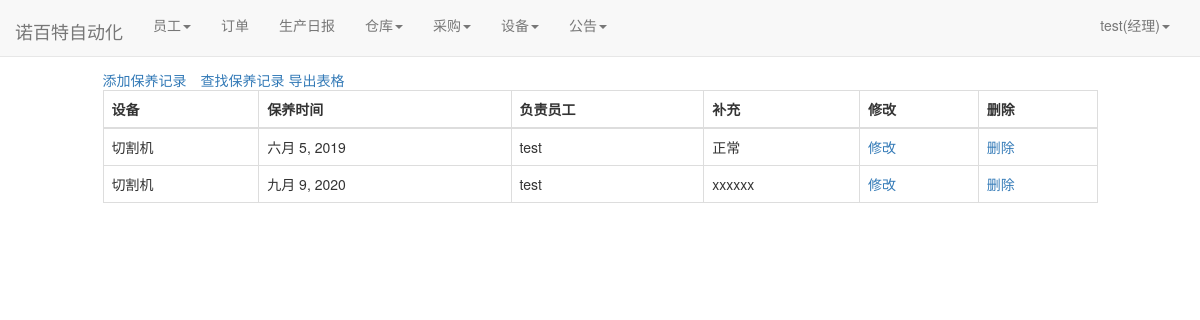
The page /facility/maintain_document/ (signed in) on the database its author committed.
### user/models.py (models this page shows)
class Profile(models.Model):
    user = models.OneToOneField(User, on_delete=models.CASCADE)
    staff_gender = models.CharField(max_length=10, choices=(('male', '男'), ('female', '女')), default='male',
                                    verbose_name='性别')
    staff_age = models.PositiveIntegerField(verbose_name="年龄")
    staff_home = models.CharField(max_length=100, verbose_name="籍贯")
    staff_nationality = models.CharField(max_length=20, verbose_name="民族")  # 民族
    staff_tel = models.BigIntegerField(verbose_name="电话")
    start_time = models.DateField(auto_now_add=True, verbose_name="入职时间")  # 入职时间
    id_card = models.CharField(max_length=20,verbose_name="身份证")  # 身份证号
    staff_type = models.CharField(max_length=100,verbose_name="职位", null=True)  # 职位
    salary_pre_hour = models.IntegerField(verbose_name="时薪")  # 时薪
    class Meta:
        ordering = ['-start_time']

### facility/models.py (models this page shows)
class Maintain(models.Model):#保养
    facility_id = models.ForeignKey(Facility, on_delete=models.CASCADE, verbose_name="设备")
    last_time = models.DateField(auto_now=True, verbose_name="保养时间")
    staff_name = models.ForeignKey(User, on_delete=models.DO_NOTHING, verbose_name="保养员")
    complmentary = models.TextField(verbose_name="补充")

class Facility(models.Model):#设备
    version = models.CharField(max_length=100, verbose_name="型号")
    facility_name = models.CharField(max_length=100, verbose_name="名称")
    price = models.BigIntegerField(verbose_name="价格")
    buyer = models.ForeignKey(User, on_delete=models.DO_NOTHING, verbose_name="购买人")
    buy_time = models.DateField(auto_now_add=True, verbose_name="购买时间")
    def __str__(self):
        return self.facility_name

### facility/views.py (the view)
# urls.py: path('maintain_document/', views.maintain_document, name='maintain_document'),
def maintain_document(request):
    facilities = Maintain.objects.all()
    context= {}
    context['facilities'] = facilities
    return render(request, 'maintain_document.html', context)

### user/models.py (called while the page is built)
def get_staff_type(self):
    if Profile.objects.filter(user=self).exists():
        profile = Profile.objects.get(user=self)
        return profile.staff_type
    else:
        return ''

### facility/templates/maintain_document.html (shortened to what this page needs)
{% extends 'base.html' %}
{% if user.is_authenticated %}
                        {% block nav_facility_active %}active{% endblock %}
{% endif %}
{% block content %}
    <div class="containter">
        <div class="row">
            <div class="col-xs-10 col-xs-offset-1">
                {% if user.is_authenticated %}
                <table class="table table-bordered table-hover">
                    <span style="margin-right: 1em"><a href="{% url 'maintain_append' %}">添加保养记录</a></span>
                    <span style="margin-right: 1em"><a href="{% url 'maintain_select' %}">查找保养记录</a>
                    <span style="margin-right: 1em"><a href="{% url 'maintain_download' %}">导出表格</a>
                  <thead>
                    <tr>
                      <th scope="col">设备</th>
                      <th scope="col">保养时间</th>
                      <th scope="col">负责员工</th>
                      <th scope="col">补充</th>
                         <th scope="col">修改</th>
                      <th scope="col">删除</th>
                    </tr>
                  </thead>
                  <tbody>
                  {%for facility in facilities%}
                    <tr>
                      <td>{{facility.facility_id}}</td>
                      <td>{{facility.last_time}}</td>
                      <td>{{facility.staff_name}}</td>
                      <td>{{facility.complmentary}}</td>
                         <td><a href="{% url 'maintain_modify' facility.pk %}">修改</a></li></td>
                      <td><a href="{% url 'maintain_delete' facility.pk %}">删除</a></li></td>
                    </tr>
                  {% endfor %}
                  </tbody>
                </table>
                {% else %}
                    <span>未登录，跳转到首页...</span>
                    <script type="text/javascript">
                        window.location.href = '/';
                    </script>
                {% endif %}
            </div>
        </div>
    </div>
{% endblock %}

### templates/base.html (shortened to what this page needs)
{% load static %}
<!doctype html>
<html lang="en">
<head>
    <link rel="stylesheet" href="{% static 'base.css' %}">
     <link rel="stylesheet" href="{% static 'home.css' %}">
    <link rel="stylesheet" href="{% static 'bootstrap-3.37/css/bootstrap.min.css' %}">
</head>
<body>
     <div class="navbar navbar-default navbar-fixed-top" role="navigation">
        <div class="container-fluid">
            <div class="navbar-header">
            </div>
        </div>
     </div>
    <nav class="navbar navbar-default navbar-fixed-top">
      <div class="container-fluid">
        <div class="navbar-header">
          <a class="navbar-brand" href="{% url 'home' %}">诺百特自动化</a>
        </div>
          {% if  user.is_authenticated %}
        <div class="collapse navbar-collapse" id="bs-example-navbar-collapse-1">
          <ul class="nav navbar-nav">
              {% if user.get_staff_type == '经理' %}
              <li class="{% block nav_staff_active %}{% endblock %}">
                    <li class="dropdown">
                      <a href="#" class="dropdown-toggle" data-toggle="dropdown" role="button" aria-haspopup="true" aria-expanded="false">员工<span class="caret"></span></a>
                    </li>
                  </li>
                  <li class="{% block nav_order_active %}{% endblock %}"><a href="{% url 'order_list' %}">订单</a></li>
                  <li class="{% block nav_producediary_active %}{% endblock %}"><a href="{% url 'product_diary' %}">生产日报</a></li>
                   <li class="{% block nav_warehousediary_active %}{% endblock %}">
                    <li class="dropdown">
                      <a href="#" class="dropdown-toggle" data-toggle="dropdown" role="button" aria-haspopup="true" aria-expanded="false">仓库<span class="caret"></span></a>
                    </li>
                  </li>
                  <li class="{% block nav_purchase_active %}{% endblock %}">
                    <li class="dropdown">
                      <a href="#" class="dropdown-toggle" data-toggle="dropdown" role="button" aria-haspopup="true" aria-expanded="false">采购<span class="caret"></span></a>
                    </li>
                  </li>
                  <li class="{% block nav_facility_active %}{% endblock %}">
                    <li class="dropdown">
                      <a href="#" class="dropdown-toggle" data-toggle="dropdown" role="button" aria-haspopup="true" aria-expanded="false">设备<span class="caret"></span></a>
                    </li>
                  </li>
              <li class="{% block nav_notice_active %}{% endblock %}">
                    <li class="dropdown">
                      <a href="#" class="dropdown-toggle" data-toggle="dropdown" role="button" aria-haspopup="true" aria-expanded="false">公告<span class="caret"></span></a>
                    </li>
                  </li>
              {%endif%}
          </ul>
        <ul class="nav navbar-nav navbar-right">
            <li class="dropdown">
              <a href="#" class="dropdown-toggle" data-toggle="dropdown" role="button" aria-haspopup="true" aria-expanded="false">
                  {{user.username}}({{user.get_staff_type}})<span class="caret"></span></a>
            </li>
        </ul>
    </div>
          {% else %}
           <ul class="nav navbar-nav navbar-right">
                <li><a href="{% url 'login' %}?from={{ request.get_full_path }}">登录</a></li>
           </ul>
          {% endif %}
      </div>
    </nav>
    {% block content%} {% endblock %}
</body>
</html>

### static/home.css (style rules this page uses)
* { margin: 0; padding: 0; }
body { margin-top: 70px!important; }
ul { list-style-type: none!important; }
ul.navbar-right { margin-right: 0; }
div.navbar-header { font-size: 200%; padding-top: 0.2em; }

### rows shown on the page
Maintain: facility_id "切割机", last_time "六月 5, 2019", staff_name "test", complmentary "正常"
Maintain: facility_id "切割机", last_time "九月 9, 2020", staff_name "test", complmentary "xxxxxx"

### other values the page prints
{{ user.username }} "test"
{{ user.get_staff_type }} "经理"
